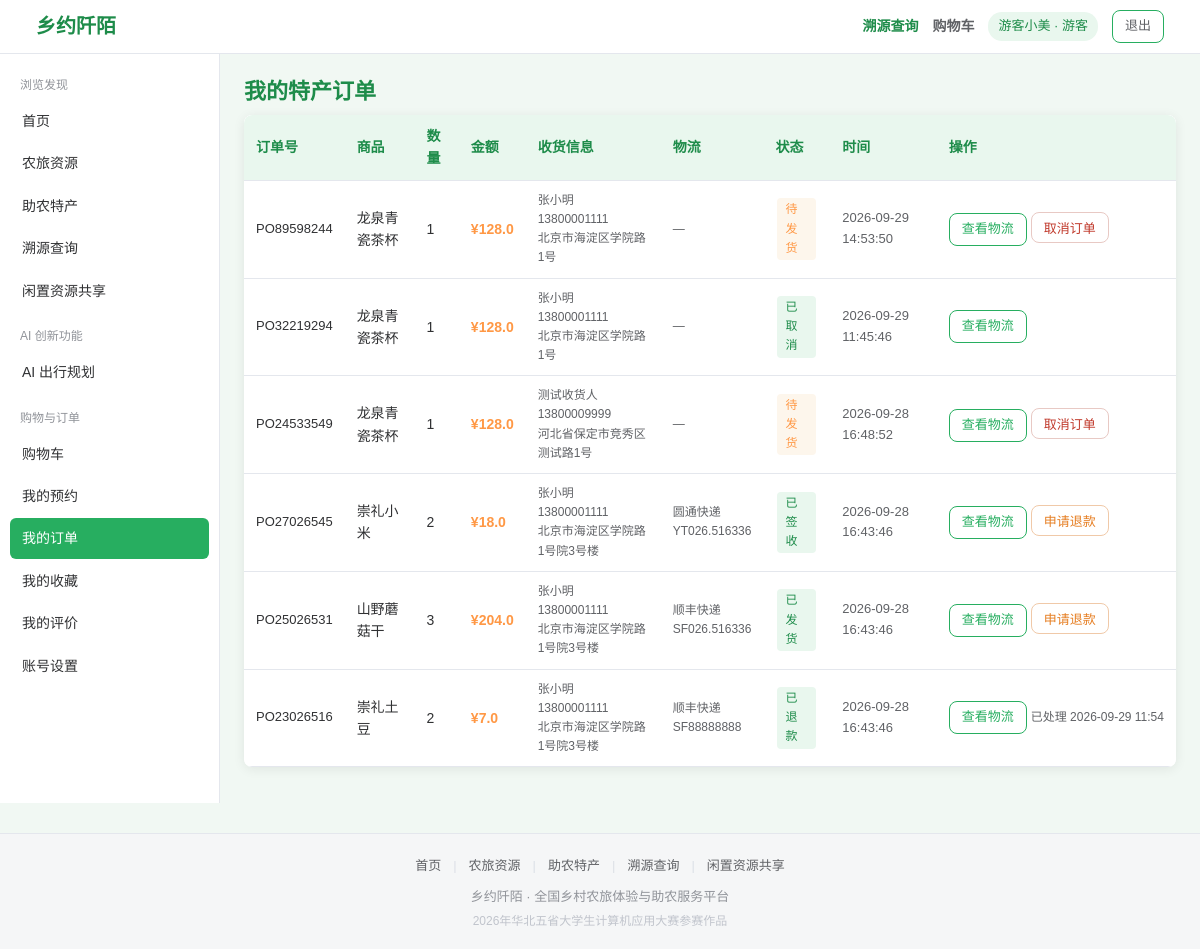
The app's page /my/orders (signed in) with its own data.
### tables this page shows
CREATE TABLE users (
            id INTEGER PRIMARY KEY AUTOINCREMENT,
            username TEXT NOT NULL UNIQUE,
            password TEXT NOT NULL,
            role INTEGER DEFAULT 0,            -- 0游客 1商户 3平台管理员
            status TEXT DEFAULT '正常',         -- 正常/待审核/驳回/禁用
            phone TEXT,
            region TEXT DEFAULT '',            -- 所在地区（省-市-县）
            avatar TEXT DEFAULT 'user.jpg',
            shop_name TEXT DEFAULT '',         -- 商户店铺名称
            shop_type TEXT DEFAULT '',         -- 正规农家乐/农户体验点/农村合作社
            shop_address TEXT DEFAULT '',
            shop_desc TEXT DEFAULT '',
            created_at TEXT DEFAULT (datetime('now', 'localtime'))
        );

CREATE TABLE product_orders (
            id INTEGER PRIMARY KEY AUTOINCREMENT,
            order_no TEXT NOT NULL UNIQUE,
            user_id INTEGER NOT NULL,
            product_id INTEGER NOT NULL,
            quantity INTEGER DEFAULT 1,
            status TEXT DEFAULT '待发货',          -- 待发货/已发货/已签收/已取消/退款申请/已退款
            recv_name TEXT DEFAULT '',             -- 收货人
            recv_phone TEXT DEFAULT '',            -- 收货电话
            recv_address TEXT DEFAULT '',          -- 收货地址
            company_name TEXT DEFAULT '',          -- 快递公司
            tracking_number TEXT DEFAULT '',       -- 快递单号
            expected_arrival TEXT DEFAULT '',      -- 预计到达
            refund_reason TEXT DEFAULT '',         -- 退款申请原因
            refund_time TEXT DEFAULT '',           -- 退款处理时间
            created_at TEXT DEFAULT (datetime('now', 'localtime'))
        );

CREATE TABLE products (
            id INTEGER PRIMARY KEY AUTOINCREMENT,
            farmstay_id INTEGER NOT NULL,
            name TEXT NOT NULL,
            price REAL DEFAULT 0,
            unit TEXT DEFAULT '斤',
            stock INTEGER DEFAULT 0,
            description TEXT DEFAULT '',
            origin TEXT DEFAULT '',
            image TEXT DEFAULT 'product_default.jpg',
            trace_code TEXT DEFAULT '',        -- 溯源码
            status TEXT DEFAULT '上架',
            created_at TEXT DEFAULT (datetime('now', 'localtime'))
        );

### app.py (the view)
@app.route('/my/orders')
@login_required
def my_orders():
    rows = models.get_user_product_orders(session['user_id'])
    return render_template('my_orders.html', rows=rows, user=get_user(), active='orders')

### app.py (called while the page is built)
def login_required(view):
    @wraps(view)
    def wrapped(*args, **kwargs):
        if 'user_id' not in session:
            flash('请先登录', 'warning')
            return redirect(url_for('login'))
        return view(*args, **kwargs)
    return wrapped

def get_user():
    if 'user_id' in session:
        return models.get_user_by_id(session['user_id'])
    return None

@app.context_processor
def inject_globals():
    u = get_user()
    return {'cart_count': models.get_cart_count(u['id']) if u else 0}

### models.py (called while the page is built)
def get_conn():
    conn = sqlite3.connect(DB_PATH)
    conn.row_factory = sqlite3.Row
    return conn

def get_user_by_id(uid):
    conn = get_conn()
    row = conn.execute('SELECT * FROM users WHERE id=?', (uid,)).fetchone()
    conn.close()
    return row

def get_user_product_orders(user_id):
    conn = get_conn()
    rows = conn.execute(
        'SELECT o.*, p.name as product_name, p.price FROM product_orders o '
        'LEFT JOIN products p ON o.product_id=p.id WHERE o.user_id=? ORDER BY o.id DESC', (user_id,)).fetchall()
    conn.close()
    return rows

def get_cart_count(user_id):
    conn = get_conn()
    r = conn.execute('SELECT COUNT(*) c FROM carts WHERE user_id=?', (user_id,)).fetchone()
    conn.close()
    return r['c']

### templates/my_orders.html (shortened to what this page needs)
{% extends "base.html" %}
{% block content %}
<h1 class="page-title"> 我的特产订单</h1>
{% if rows %}
<div class="card" style="padding:0;overflow:hidden;">
<table class="table">
<thead><tr><th>订单号</th><th>商品</th><th>数量</th><th>金额</th><th>收货信息</th><th>物流</th><th>状态</th><th>时间</th><th>操作</th></tr></thead>
<tbody>
{% for o in rows %}
<tr>
<td style="font-size:13px;">{{ o['order_no'] }}</td>
<td>{{ o['product_name'] }}</td>
<td>{{ o['quantity'] }}</td>
<td style="color:var(--orange);font-weight:600;">¥{{ '%.1f' % (o['price'] * o['quantity']) }}</td>
<td style="font-size:12px;color:var(--text2);max-width:180px;">
{{ o['recv_name'] }}<br>{{ o['recv_phone'] }}<br>{{ o['recv_address'] }}
</td>
<td style="font-size:12px;color:var(--text2);">
{% if o['company_name'] %}{{ o['company_name'] }}<br>{{ o['tracking_number'] }}{% else %}—{% endif %}
</td>
<td><span class="tag {{ 'tag-orange' if o['status']=='待发货' else '' }}">{{ o['status'] }}</span></td>
<td style="font-size:13px;color:var(--text2);">{{ o['created_at'] }}</td>
<td style="white-space:nowrap;">
<a href="/order/{{ o['id'] }}/logistics" class="btn btn-outline btn-sm">查看物流</a>
{% if o['status'] == '待发货' %}
<button class="btn btn-outline btn-sm" style="color:#c0392b;border-color:#e8c9c4;"
onclick="if(confirm('确认取消该订单？')){document.getElementById('cancel{{ o['id'] }}').submit();}">取消订单</button>
{% elif o['status'] in ('已发货', '已签收') %}
<button class="btn btn-outline btn-sm" style="color:#e67e22;border-color:#f0c9a8;"
onclick="var r=prompt('请输入退货退款原因：'); if(r){document.getElementById('refundReason{{ o['id'] }}').value=r; document.getElementById('refund{{ o['id'] }}').submit();}">申请退款</button>
{% elif o['status'] == '已退款' %}
<span style="font-size:12px;color:var(--text2);">已处理 {{ o['refund_time'] }}</span>
{% endif %}
</td>
</tr>
{% endfor %}
</tbody>
</table>
</div>
{% else %}
<div class="empty"><div class="empty-icon"></div><p>暂无特产订单，去「助农特产」逛逛吧</p></div>
{% endif %}
{% endblock %}

### templates/base.html (shortened to what this page needs)
<!DOCTYPE html>
<html lang="zh-CN">
<head>
<link rel="stylesheet" href="{{ url_for('static', filename='css/style.css') }}">
</head>
<body>
<nav class="topbar">
<div class="topbar-inner">
<a href="/" class="logo">乡约阡陌</a>
<div class="topbar-links">
<a href="/trace" style="color:var(--green-dark);font-weight:600;">溯源查询</a>
{% if user %}
{% if user['role'] == 0 %}
<a href="/cart" class="cart-link">购物车{% if cart_count %}<span class="cart-badge">{{ cart_count }}</span>{% endif %}</a>
{% endif %}
<span class="user-badge">{{ user['username'] }} · {{ {'0':'游客','1':'商户','3':'平台管理员'}[user['role']|string] }}</span>
<a href="/logout" class="btn btn-outline btn-sm">退出</a>
{% else %}
<a href="/login" class="btn btn-primary btn-sm">登录</a>
<a href="/register" class="btn btn-outline btn-sm">注册</a>
{% endif %}
</div>
</div>
</nav>
<div class="console-wrap">
{% if request.endpoint not in ('login', 'register') %}
<aside class="sidebar" id="sidebar">
{% if user %}
{% include "tourist_sidebar.html" %}
{% else %}
{% include "public_sidebar.html" %}
{% endif %}
</aside>
{% endif %}
<div class="console-main">
{% block content %}{% endblock %}
</div>
</div>
<footer class="footer">
<div class="container">
<div class="footer-links">
<a href="/">首页</a><span>|</span>
<a href="/farmstays">农旅资源</a><span>|</span>
<a href="/products">助农特产</a><span>|</span>
<a href="/trace">溯源查询</a><span>|</span>
<a href="/resources">闲置资源共享</a>
</div>
<p class="footer-copy">乡约阡陌 · 全国乡村农旅体验与助农服务平台</p>
<p class="footer-extra">2026年华北五省大学生计算机应用大赛参赛作品</p>
</div>
</footer>
</body>
</html>

### css/style.css (style rules this page uses)
* { margin: 0; padding: 0; box-sizing: border-box; }
:root { --green: #27AE60; --green-dark: #1E8C4A; --green-bg: #E9F7EE; --orange: #FF9845; --bg: #F1F8F3; --text: #303133; --text2: #606266; --border: #e4e7ed; }
body { font-family: "Microsoft YaHei", "PingFang SC", sans-serif; background: var(--bg); color: var(--text); line-height: 1.6; }
.container { width: 92%; max-width: 1280px; margin: 0 auto; }
a { color: var(--green); text-decoration: none; }
.topbar { background: #fff; border-bottom: 1px solid var(--border); padding: 10px 0; position: sticky; top: 0; z-index: 100; }
.topbar-inner { width: 94%; max-width: 1320px; margin: 0 auto; display: flex; justify-content: space-between; align-items: center; gap: 10px; flex-wrap: wrap; }
.logo { font-size: 20px; font-weight: 700; color: var(--green-dark); }
.topbar-links { display: flex; align-items: center; gap: 14px; flex-wrap: wrap; font-size: 14px; }
.topbar-links a { color: var(--text2); }
.user-badge { background: var(--green-bg); color: var(--green-dark); padding: 4px 10px; border-radius: 14px; font-size: 13px; }
.btn { display: inline-block; padding: 8px 18px; border: none; border-radius: 8px; font-size: 14px; cursor: pointer; text-decoration: none; transition: all .2s; }
.btn-outline { background: #fff; color: var(--green); border: 1px solid var(--green); }
.btn-sm { padding: 5px 12px; font-size: 13px; }
.page-title { font-size: 22px; color: var(--green-dark); margin-bottom: 6px; }
.card { background: #fff; border-radius: 8px; padding: 20px; box-shadow: 0 2px 12px rgba(0,0,0,0.08); margin-bottom: 16px; }
.tag { display: inline-block; background: var(--green-bg); color: var(--green-dark); font-size: 12px; padding: 2px 8px; border-radius: 4px; margin: 2px; }
.tag-orange { background: #fdf6ec; color: var(--orange); }
.table { width: 100%; border-collapse: collapse; background: #fff; font-size: 14px; border-radius: 8px; overflow: hidden; }
.table th, .table td { padding: 10px 12px; border-bottom: 1px solid var(--border); text-align: left; }
.table th { background: var(--green-bg); color: var(--green-dark); font-weight: 600; }
.console-wrap { display: flex; flex: 1; width: 100%; max-width: 1440px; margin: 0 auto; }
.sidebar { width: 220px; background: #fff; border-right: 1px solid var(--border); padding: 16px 10px; min-height: calc(100vh - 60px); }
.console-main { flex: 1; padding: 20px 24px; min-width: 0; }
.footer { background: #f5f6f7; border-top: 1px solid var(--border); padding: 22px 0 18px; margin-top: 30px; }
.footer-links { display: flex; justify-content: center; align-items: center; gap: 12px; font-size: 13px; color: var(--text2); margin-bottom: 10px; }
.footer-links a { color: var(--text2); }
.footer-links span { color: #dcdfe6; }
.footer-copy { text-align: center; font-size: 13px; color: #909399; }
.footer-extra { text-align: center; font-size: 12px; color: #c0c4cc; margin-top: 4px; }

### templates/base.html (style rules this page uses)
.cart-link { position:relative;color:var(--text2);font-size:14px;font-weight:600; }

### records on screen
users: username "游客小美", role "游客"
product_orders: order_no "PO89598244", product_name "龙泉青瓷茶杯", quantity "1", recv_name "张小明", recv_phone "13800001111", recv_address "北京市海淀区学院路1号", status "待发货", created_at "2026-09-29 14:53:50"
products: o['price']*o['quantity'] "128.0"
product_orders: order_no "PO32219294", product_name "龙泉青瓷茶杯", quantity "1", recv_name "张小明", recv_phone "13800001111", recv_address "北京市海淀区学院路1号", status "已取消", created_at "2026-09-29 11:45:46"
product_orders: order_no "PO24533549", product_name "龙泉青瓷茶杯", quantity "1", recv_name "测试收货人", recv_phone "13800009999", recv_address "河北省保定市竞秀区测试路1号", status "待发货", created_at "2026-09-28 16:48:52"
product_orders: order_no "PO27026545", product_name "崇礼小米", quantity "2", recv_name "张小明", recv_phone "13800001111", recv_address "北京市海淀区学院路1号院3号楼", company_name "圆通快递", tracking_number "YT026.516336", status "已签收", created_at "2026-09-28 16:43:46"
products: o['price']*o['quantity'] "18.0"
product_orders: order_no "PO25026531", product_name "山野蘑菇干", quantity "3", recv_name "张小明", recv_phone "13800001111", recv_address "北京市海淀区学院路1号院3号楼", company_name "顺丰快递", tracking_number "SF026.516336", status "已发货", created_at "2026-09-28 16:43:46"
products: o['price']*o['quantity'] "204.0"
product_orders: order_no "PO23026516", product_name "崇礼土豆", quantity "2", recv_name "张小明", recv_phone "13800001111", recv_address "北京市海淀区学院路1号院3号楼", company_name "顺丰快递", tracking_number "SF88888888", status "已退款", created_at "2026-09-28 16:43:46", refund_time "2026-09-29 11:54"
products: o['price']*o['quantity'] "7.0"
